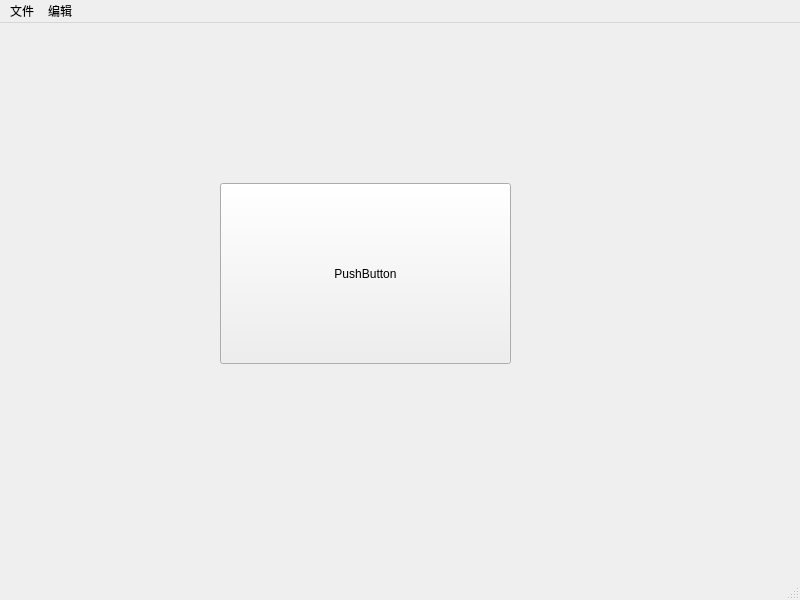
<?xml version="1.0" encoding="UTF-8"?>
<ui version="4.0">
 <class>MainWindow</class>
 <widget class="QMainWindow" name="MainWindow">
  <property name="geometry">
   <rect>
    <x>0</x>
    <y>0</y>
    <width>800</width>
    <height>600</height>
   </rect>
  </property>
  <property name="windowTitle">
   <string>MainWindow</string>
  </property>
  <widget class="QWidget" name="centralwidget">
   <widget class="QPushButton" name="pushButton">
    <property name="geometry">
     <rect>
      <x>220</x>
      <y>160</y>
      <width>291</width>
      <height>181</height>
     </rect>
    </property>
    <property name="text">
     <string>PushButton</string>
    </property>
   </widget>
  </widget>
  <widget class="QMenuBar" name="menubar">
   <property name="geometry">
    <rect>
     <x>0</x>
     <y>0</y>
     <width>800</width>
     <height>30</height>
    </rect>
   </property>
   <widget class="QMenu" name="menu">
    <property name="title">
     <string>文件</string>
    </property>
    <addaction name="actionxinjian"/>
   </widget>
   <widget class="QMenu" name="menu_2">
    <property name="title">
     <string>编辑</string>
    </property>
   </widget>
   <addaction name="menu"/>
   <addaction name="menu_2"/>
  </widget>
  <widget class="QStatusBar" name="statusbar"/>
  <action name="actionxinjian">
   <property name="text">
    <string>新建</string>
   </property>
  </action>
 </widget>
 <resources/>
 <connections/>
</ui>
